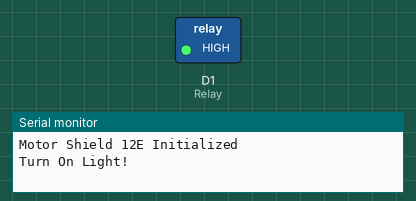
Simulated run of this sketch. Board: ESP8266 (NodeMCU). On the bench: switched loads named in the sketch (green lamp = pin HIGH), the last lines printed to the serial monitor.

Above: at 7.2 s.
At 11.7 s:
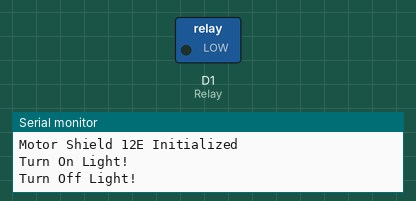
Timing chart, 0 to 16.7 s (numbered marks = the images above):
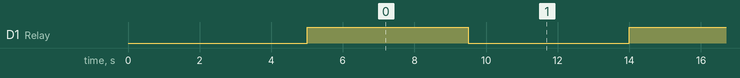

Measured:
- by itself, D1 (Relay): alternates HIGH for 4.5 s and LOW for 4.5 s

The sketch:

Relay_Led.ino
```cpp
const int Relay = D1;

void setup() {
  Serial.begin(115200);
  Serial.println();
  pinMode(Relay, OUTPUT);
  Serial.println("Motor Shield 12E Initialized");
  delay(5000);
}

void loop() {
  Serial.println("Turn On Light!");
  digitalWrite(Relay, HIGH);
  delay(4500);
  Serial.println("Turn Off Light!");
  digitalWrite(Relay, LOW);
  delay(4500);
}
```
